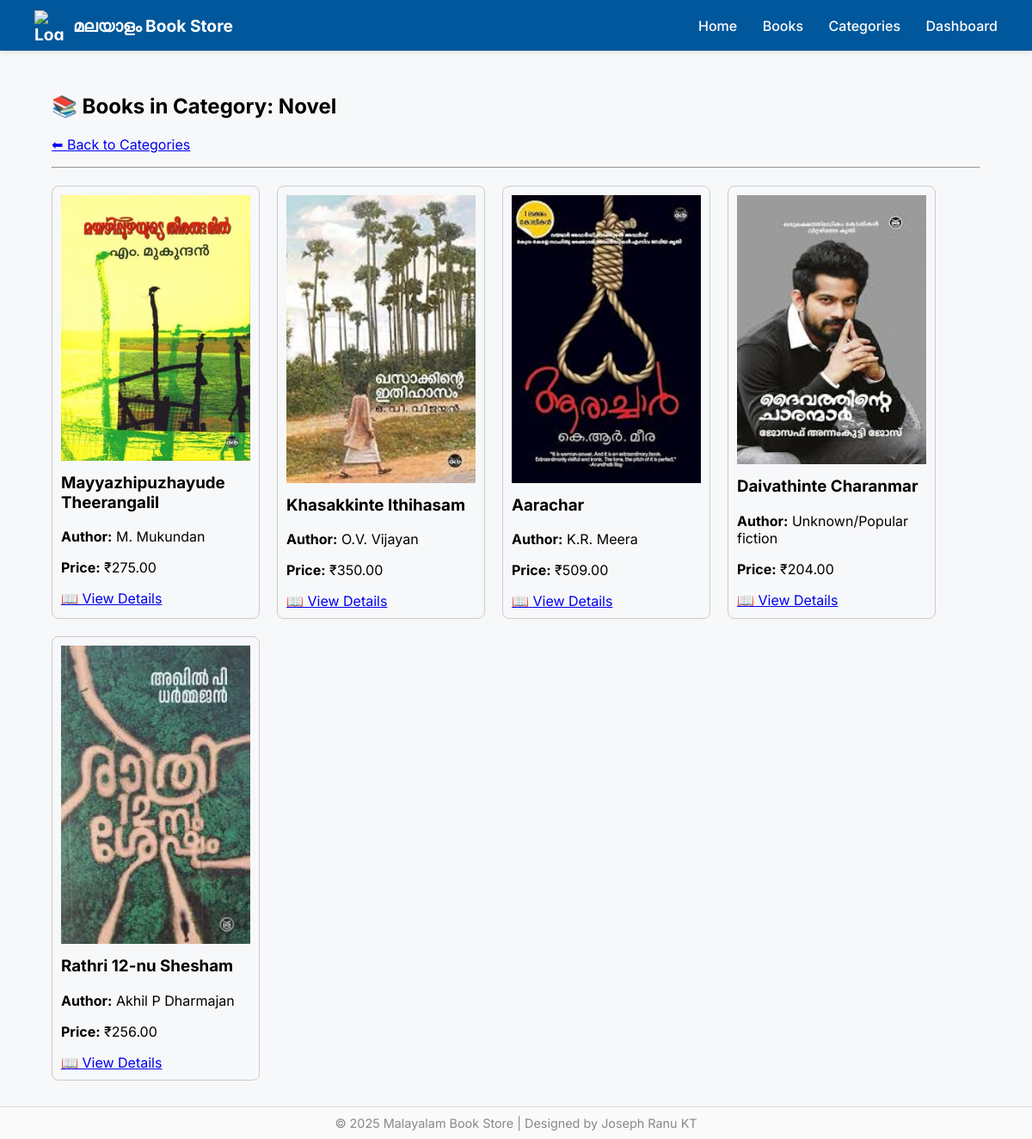
/bookadmin/category/1/books/ (signed in), run on the app's committed database.
### bookadmin/models.py (models this page shows, shortened)
class Category(models.Model):
    name = models.CharField(max_length=100, unique=True)
    description = models.TextField(blank=True)

class Book(models.Model):
    title = models.CharField(max_length=200)
    author = models.CharField(max_length=100)
    category = models.ForeignKey('Category', on_delete=models.CASCADE, related_name='books')
    price = models.DecimalField(max_digits=8, decimal_places=2)
    description = models.TextField(blank=True)
    cover = models.ImageField(upload_to='book_covers/', null=True, blank=True)  # new field for image uploads
    created_by = models.ForeignKey(
        settings.AUTH_USER_MODEL,
        null=True,
        blank=True,
        on_delete=models.SET_NULL,
        related_name='books_created'
    )
    created_at = models.DateTimeField(auto_now_add=True)  # auto timestamp

### bookadmin/views.py (the view)
# urls.py: path('category/<int:category_id>/books/', views.books_by_category, name='books_by_category'),
@login_required
def books_by_category(request, category_id):
    category = get_object_or_404(Category, id=category_id)
    books = category.books.all().order_by('-created_at')  # thanks to related_name='books'
    return render(request, 'books_by_category.html', {'category': category, 'books': books})

### templates/books_by_category.html
{% extends 'base.html' %}
{% block content %}
<h2>📚 Books in Category: {{ category.name }}</h2>
<p><a href="{% url 'category_list' %}">⬅ Back to Categories</a></p>
<hr>
<div style="display:flex; flex-wrap:wrap; gap:20px; margin-top:20px;">
  {% for book in books %}
    <div style="width:220px; border:1px solid #ccc; border-radius:8px; padding:10px;">
      {% if book.cover %}
        <img src="{{ book.cover.url }}" alt="{{ book.title }}" style="width:100%; height:auto;">
      {% endif %}
      <h3 style="margin-top:10px;">{{ book.title }}</h3>
      <p><strong>Author:</strong> {{ book.author }}</p>
      <p><strong>Price:</strong> ₹{{ book.price }}</p>
      <a href="{% url 'book_detail' book.pk %}">📖 View Details</a>
    </div>
  {% empty %}
    <p>No books in this category yet.</p>
  {% endfor %}
</div>
{% endblock %}

### templates/base.html (style rules this page uses)
body { font-family: 'Inter', sans-serif; margin: 0; background: #f7f8fa; }

### data on the page
Category: name "Novel"
Book: cover (picture), title "Mayyazhipuzhayude Theerangalil", author "M. Mukundan", price "275.00"
Book: cover (picture), title "Khasakkinte Ithihasam", author "O.V. Vijayan", price "350.00"
Book: cover (picture), title "Aarachar", author "K.R. Meera", price "509.00"
Book: cover (picture), title "Daivathinte Charanmar", author "Unknown/Popular fiction", price "204.00"
Book: cover (picture), title "Rathri 12-nu Shesham", author "Akhil P Dharmajan", price "256.00"
